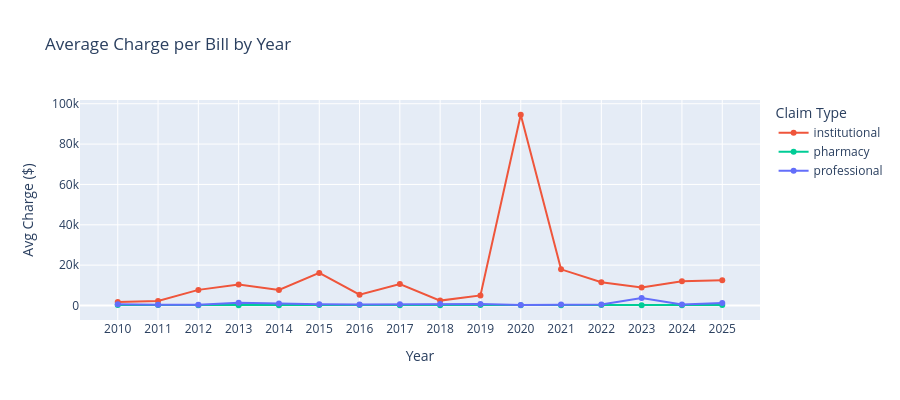

This figure's notebook cell:
### Code cell
# Average charge per bill — trend over time
fig = px.line(yearly, x='year', y='avg_charge', color='claim_category',
              title='Average Charge per Bill by Year',
              labels={'avg_charge': 'Avg Charge ($)', 'year': 'Year', 'claim_category': 'Claim Type'},
              markers=True,
              color_discrete_map={'professional': '#636EFA', 'institutional': '#EF553B', 'pharmacy': '#00CC96'})
fig.update_layout(xaxis=dict(dtick=1), height=400)
fig.show()

### Figure 1 — Plotly figure (JSON) as saved in the notebook; plotly's stock layout.template omitted (floating-point values rounded to 4 significant figures)
{"data": [{"hovertemplate": "Claim Type=institutional<br>Year=%{x}<br>Avg Charge ($)=%{y}<extra></extra>", "legendgroup": "institutional", "line": {"color": "#EF553B", "dash": "solid"}, "marker": {"symbol": "circle"}, "mode": "lines+markers", "name": "institutional", "orientation": "v", "showlegend": true, "type": "scatter", "x": [2010, 2011, 2012, 2013, 2014, 2015, 2016, 2017, 2018, 2019, 2020, 2021, 2022, 2023, 2024, 2025], "xaxis": "x", "y": [1755.0, 2222.0, 7736.0, 10450.0, 7697.0, 16130.0, 5382.0, 10630.0, 2425.0, 4997.0, 94540.0, 17920.0, 11490.0, 8952.0, 12030.0, 12490.0], "yaxis": "y"}, {"hovertemplate": "Claim Type=pharmacy<br>Year=%{x}<br>Avg Charge ($)=%{y}<extra></extra>", "legendgroup": "pharmacy", "line": {"color": "#00CC96", "dash": "solid"}, "marker": {"symbol": "circle"}, "mode": "lines+markers", "name": "pharmacy", "orientation": "v", "showlegend": true, "type": "scatter", "x": [2010, 2011, 2012, 2013, 2014, 2015, 2016, 2017, 2018, 2019, 2020, 2021, 2022, 2023, 2024, 2025], "xaxis": "x", "y": [206.9, 204.1, 171.7, 127.3, 151.9, 223.6, 191.5, 133.5, 120.0, 187.9, 140.7, 155.7, 232.2, 120.9, 154.0, 191.2], "yaxis": "y"}, {"hovertemplate": "Claim Type=professional<br>Year=%{x}<br>Avg Charge ($)=%{y}<extra></extra>", "legendgroup": "professional", "line": {"color": "#636EFA", "dash": "solid"}, "marker": {"symbol": "circle"}, "mode": "lines+markers", "name": "professional", "orientation": "v", "showlegend": true, "type": "scatter", "x": [2010, 2011, 2012, 2013, 2014, 2015, 2016, 2017, 2018, 2019, 2020, 2021, 2022, 2023, 2024, 2025], "xaxis": "x", "y": [616.5, 326.2, 420.4, 1322.0, 1038.0, 563.4, 524.6, 673.8, 717.0, 792.2, 289.5, 470.6, 500.2, 3717.0, 435.4, 1192.0], "yaxis": "y"}], "layout": {"height": 400, "legend": {"title": {"text": "Claim Type"}, "tracegroupgap": 0}, "title": {"text": "Average Charge per Bill by Year"}, "xaxis": {"anchor": "y", "domain": [0, 1], "dtick": 1, "title": {"text": "Year"}}, "yaxis": {"anchor": "x", "domain": [0, 1], "title": {"text": "Avg Charge ($)"}}}}
